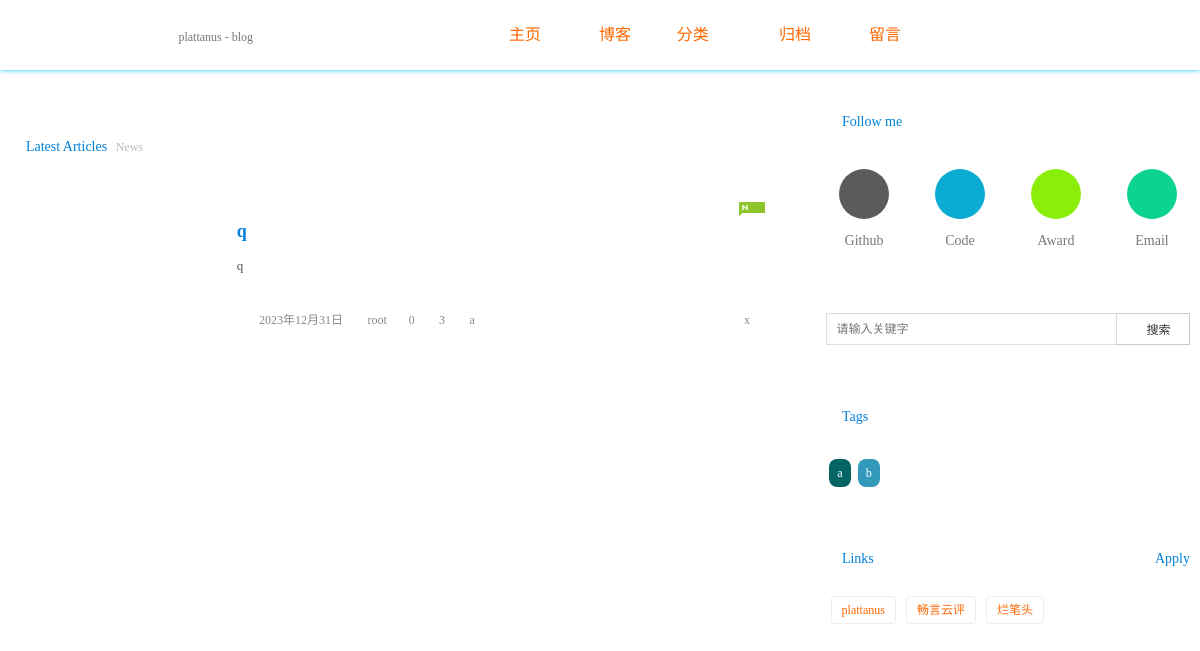
Screenshot of /blog/ with the database file from the repository.
### blog/models.py (models this page shows, shortened)
class Article(models.Model):
    title = models.CharField(max_length=200)  # 博客标题
    category = models.ForeignKey('Category', verbose_name='文章类型', on_delete=models.CASCADE)
    date_time = models.DateField(auto_now_add=True)  # 博客日期
    content = models.TextField(blank=True, null=True)  # 文章正文
    digest = models.TextField(blank=True, null=True)  # 文章摘要
    author = models.ForeignKey(settings.AUTH_USER_MODEL, verbose_name='作者', on_delete=models.CASCADE)
    view = models.BigIntegerField(default=0)  # 阅读数
    comment = models.BigIntegerField(default=0)  # 评论数
    tag = models.ManyToManyField(Tag)  # 标签
    class Meta:  # 按时间降序
        ordering = ['-date_time']

class Tag(models.Model):
    tag_name = models.CharField('标签名称', max_length=30)

class Category(models.Model):
    name = models.CharField('文章类型', max_length=30)
    created_time = models.DateTimeField('创建时间', auto_now_add=True)
    last_mod_time = models.DateTimeField('修改时间', auto_now=True)
    class Meta:
        ordering = ['name']
        verbose_name = "文章类型"
        verbose_name_plural = verbose_name
    def __str__(self):
        return self.name

### blog/views.py (the view)
# urls.py: path('', views.index, name='index'),
def index(request):
    _blog_list = Article.objects.all().order_by('-date_time')[0:5]
    _blog_hot = Article.objects.all().order_by('-view')[0:6]
    return render(request, 'blog/index.html', {"blog_list": _blog_list, "blog_hot": _blog_hot})

### blog/context_processors.py (called while the page is built)
def sidebar(request):
    category_list = Category.objects.all()
    blog_top = Article.objects.all().values("id", "title", "view").order_by('-view')[0:6]
    tag_list = Tag.objects.all()
    comment = Comment.objects.all().order_by('-create_time')[0:6]
    importlib.reload(blogroll)
    return {
        'category_list': category_list,
        'blog_top': blog_top,
        'tag_list': tag_list,
        'comment_list': comment,
        'blogroll': blogroll.sites
    }

### templates/blog/index.html
{% extends "blog/base.html" %}
{% block css %}
<link rel="stylesheet" href="/static/mycss/flexslider.css" />
{% endblock %}
{% block content %}
<section class="mysection">
    <div class="arclist">
        <h4 class="index-title homeh4"><a href=""><i class="el-certificate"></i>Latest Articles
            <small>News</small>
        </a></h4>
        {% include "blog/component/blog_list.html" with blogs=blog_list id="New" %}
    </div>
</section>
{% endblock %}

### templates/blog/base.html (shortened to what this page needs)
<!doctype html>
<html>
<head>
    {% block css %}{% endblock %}
    <link rel="stylesheet" href="/static/mycss/default.css"/>
    <link rel="stylesheet" href="/static/mycss/public.css"/>
    <link rel="stylesheet" href="/static/mycss/animation.css"/>
    <link rel="stylesheet" href="/static/mycss/font-icon.css"/>
</head>
<body class="nobg">
{% include "blog/header.html" %}
<div class="container">
    {% block content %}
    {% endblock %}
    {% include "blog/right.html" %}
</div>
</body>
</html>

### templates/blog/header.html (shortened to what this page needs)
<header class="myheader">
    <div class="top">
        <div class="top-left">
            <div class="logo"><a href="{% url "blog:index" %}"><img src="/static/mypicture/th.png" alt="" /></a></div>
            <div class="web-xiaoxi">
                <i class="el-speaker"></i>
                <ul class="mulitline">
                    <li>plattanus - blog</li>
                </ul>
            </div>
        </div>
        <nav class="mynav">
            <ul class="orange-text">
                <li class=""><a href="{% url "blog:index" %}">主页</a></li>
                <li><a href="{% url "blog:list" %}">博客</a></li>
                <li class='drop'>
                    <a href="JavaScript:;">分类<i class='el-chevron-down'></i></a>
                </li>
                <li><a href="{% url "blog:archive" %}">归档</a></li>
                <li><a href="{% url "blog:message" %}">留言</a></li>
            </ul>
        </nav>
    </div>
</header>

### templates/blog/component/blog_list.html
<div class="arclist">
    <ul>
        {% for blog in blogs %}
            {% if id %}
                <li id="{{ id }}">
                    {% else %}
                <li {% if blog.view > 1000 %} id="tuijian" {% elif article.view > 500 %} id="Hot" {% endif %}>
            {% endif %}
        <div class="arcimg">
        </div>
        <div class="arc-right">
            <h4 class="blue-text"><a href="{% url "blog:detail" blog.id %}"
                                     title="{{ blog.title }}">{{ blog.title }}</a></h4>
            <p>{{ blog.digest }}</p>
            <ul>
                <li><a title="发布于 {{ blog.date_time }}  "><i
                        class="el-time"></i> {{ blog.date_time }}</a></li>
                <li><a title="作者： {{ blog.author }}"><i class="el-user"></i>{{ blog.author }}</a>
                </li>
                <li><a title="已有 {{ blog.comment }} 条评论"><i
                        class="el-comment"></i>{{ blog.comment }}</a>
                </li>
                <li><a title="已有 {{ blog.view }} 次浏览"><i class="el-eye-open"></i>{{ blog.view }}</a></li>
                {% for tag in blog.tag.values %}
                    <li class="mob-hidden">
                        <a title="标签: {{ tag.tag_name }}" href="{% url "blog:tag" tag.tag_name %}"><i class="el-tag"></i>{{ tag.tag_name }}</a>&nbsp;
                    </li>
                {% endfor %}
                <li><a href="{% url "blog:list" %}}" title="查看分类"><i
                        class="el-th-list"></i>{{ blog.category }}</a></li>
            </ul>
        </div>
        </li>
        {% endfor %}
    </ul>
</div>

### templates/blog/right.html (shortened to what this page needs)
<aside class="myaside">
    <div class="focus-me bg-color animation-div">
        <h4 class="index-title"><i class="el-heart"></i>Follow me</h4>
        <div class="xiangguan">
            <div><a class="githbu" href="https://github.com/plattanus" target="_blank">
                <i class="el-github"></i></a><span>Github</span></div>
            <div><a class="benbo" href="https://github.com/plattanus/DjangoPersonalWebsite" target="_blank">
                <i class="el-download-alt"></i></a><span>Code</span></div>
            <div><a class="side-fx" onclick="showImage('/static/mypicture/reward.jpg')"><i class="el-share-alt"></i></a><span>Award</span></div>
            <div><a class="mail-btn" href="mailto:plattanus@outlook.com"><i class="el-envelope"></i></a><span>Email</span></div>
        </div>
    </div>
    <div class="search animation-div">
        <form action="{% url "blog:search" %}" method="get">
            <div class="search-index">
                <input name="key" type="text" placeholder="请输入关键字" onfocus="this.placeholder=''"
                       onblur="this.placeholder='请输入关键字'"/>
                <i class="el-search"><input value="搜索" type="submit"/></i>
            </div>
        </form>
    </div>
    <div class="cloud bg-color animation-div">
        <h4 class="index-title"><i class="el-tags"></i>Tags</h4>
        <ul id="3dcloud">
            {% for tag in tag_list %}
                <li><a href="{% url "blog:tag" name=tag.tag_name %}"
                       title="标签：{{ tag.tag_name }} ">{{ tag.tag_name }}</a></li>
            {% endfor %}
        </ul>
    </div>
    {% include "blog/blogroll.html" %}
</aside>

### templates/blog/blogroll.html
<div class="side-link animation-div">
    <h4 class="index-title"><i class="el-paper-clip"></i>Links
        <a href="mailto:plattanus@outlook.com?subject=Apply for a link&body=blog name:……blog describe:……blog url:……">
            <i class="el el-plus"></i>Apply
        </a>
    </h4>
    <ul>
        {% for blog in blogroll %}
        <li><a href="{{ blog.url }}" target="_blank" title="{{ blog.desc }}">{{ blog.name }}</a></li>
        {% endfor %}
    </ul>
</div>

### rows the page displays
Article: title "q", digest "q", date_time "2023年12月31日", author "root", comment "0", view "3", category "x"
Tag: tag_name "a"
Tag: tag_name "b"

### other values shown
{{ blog.name }} "plattanus" "畅言云评" "烂笔头"
